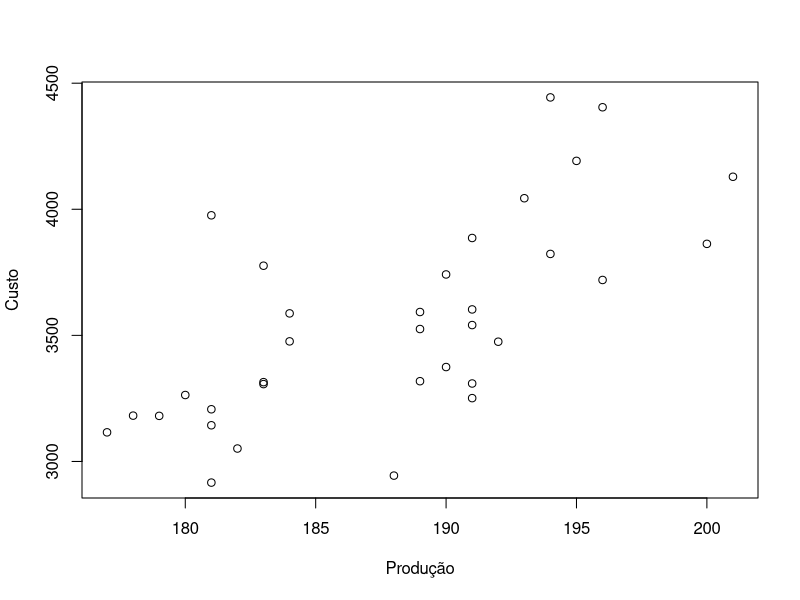

This chart was generated by the following R code:
library(here)

dados <- read.csv("data/corn.csv", sep=";", dec=",")

plot(dados$Producao, dados$Custo, xlab="Produção", ylab="Custo")
